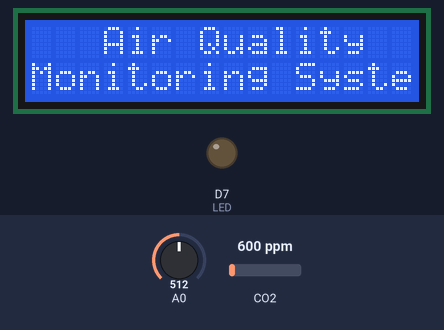
Bench run of a sketch on a simulated ESP8266 (NodeMCU). Shown: 16×2 character LCD, output pins drawn as LEDs (lit = HIGH). The inputs (shaded band) are chosen by the test bench; at power-on: A0 = 512, CO2 600 ppm. WiFi joins after 1.5 s; servers stay silent unless stated; what the sketch prints to the serial monitor is not drawn.

Above: at 0.1 s.
At 2.0 s:
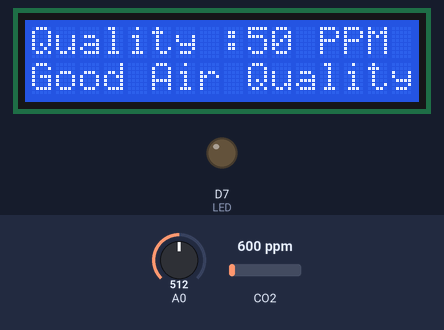
At 12.1 s:
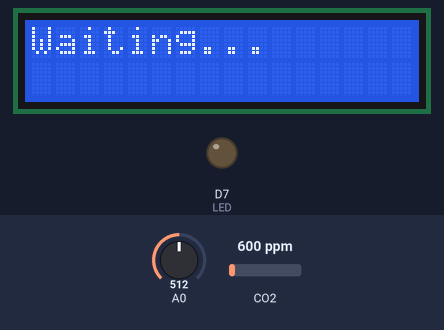

Measured:
- what the display in image 1 shows lasts 10.0 s, from 2.0 s to 12.0 s
- what the display in image 2 shows lasts 10.2 s, from 12.0 s to 22.2 s

The sketch:

nodemcu.ino
```cpp
#include <LiquidCrystal_I2C.h>
#include "MQ135.h"
#include <ESP8266WiFi.h>
#define RZERO 76.63
#define LED D7
LiquidCrystal_I2C lcd(0x27, 16,2);
String apiKey = " "; //  Enter your Write API key here
const char *ssid =  " "; // Enter your WiFi Name
const char *pass =  " "; // Enter your WiFi Password
const char* server = "api.thingspeak.com";
const int sensorPin= 0;
int air_quality;

WiFiClient client;
void setup()
{
       pinMode (LED,OUTPUT);
       lcd.begin();
       //lcd.begin(16,2);//Defining 16 columns and 2 rows of lcd display
       lcd.backlight();
       lcd.setCursor(0,0);
       lcd.print("   Air Quality   ");
       lcd.setCursor(0,1);
       lcd.print("Monitoring System");
       Serial.begin(115200);
       delay(10);

       Serial.println("Connecting to ");
       Serial.println(ssid);
       WiFi.begin(ssid, pass);
       while (WiFi.status() != WL_CONNECTED)
     {
            delay(550);
            Serial.print(".");
     }
      Serial.println("");
      Serial.println("WiFi connected");
 }
void loop()
{
     MQ135 gasSensor = MQ135(A0);
     float rzero = gasSensor.getRZero();
     air_quality = gasSensor.getPPM();
                      if (client.connect(server,80))
                      {
                             air_quality = ((analogRead(A0)/1024.0)*100.0);
                             String postStr = apiKey;
                             postStr +="&field1=";
                             postStr += String(air_quality);
                             postStr += "\r\n\r\n";

                             client.print("POST /update HTTP/1.1\n");
                             client.print("Host: api.thingspeak.com\n");
                             client.print("Connection: close\n");
                             client.print("X-THINGSPEAKAPIKEY: "+apiKey+"\n");
                             client.print("Content-Type: application/x-www-form-urlencoded\n");
                             client.print("Content-Length: ");
                             client.print(postStr.length());
                             client.print("\n\n");
                             client.print(postStr);
                             Serial.print("Air Quality: ");
                             Serial.print(air_quality);
                             Serial.println(" PPM. Send to Thingspeak.");

                             if (air_quality < 100)
                             {

                             Serial.print("Good Air Quality: ");
                               lcd.clear();
                               lcd.setCursor(0,0);
                               lcd.print("Quality :");
                               lcd.print(air_quality);
                               lcd.print(" PPM");
                               lcd.setCursor(0,1);
                               lcd.print("Good Air Quality!");
                               delay(10000);
                               lcd.clear();
                              }
                              else{

                                Serial.print("Poor Air Quality: ");
                                lcd.clear();
                               lcd.setCursor(0,0);
                               lcd.print("Quality:");
                               lcd.print(air_quality);
                               lcd.print("PPM");
                               lcd.setCursor(0,1);
                               lcd.print("Unhealthy Air!");
                               delay(10000);
                               lcd.clear();
                              }


                        }
          client.stop();
          Serial.println("Waiting...");
          lcd.print("Waiting...");
    delay(10000);
}
```
